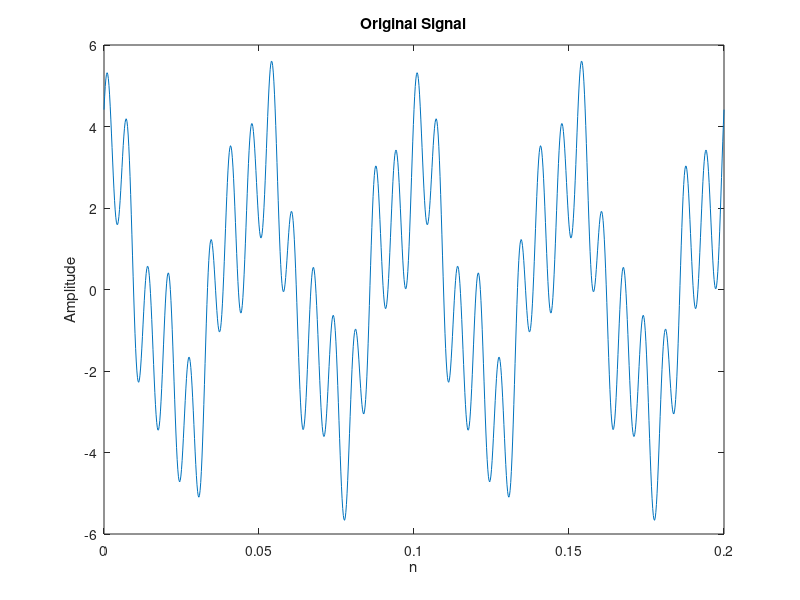
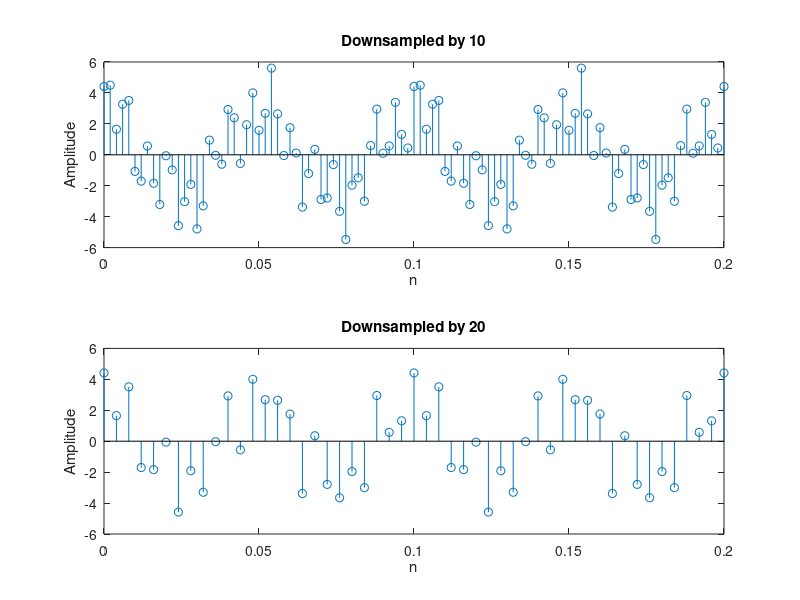
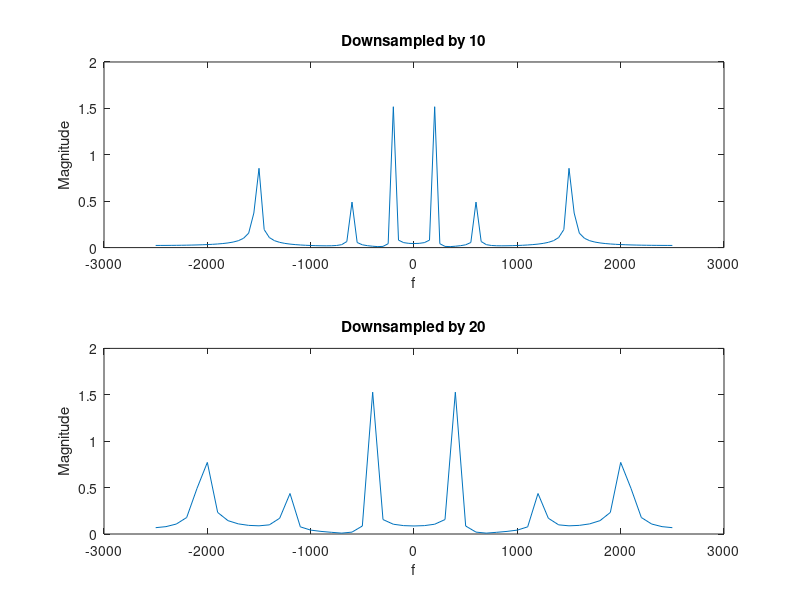
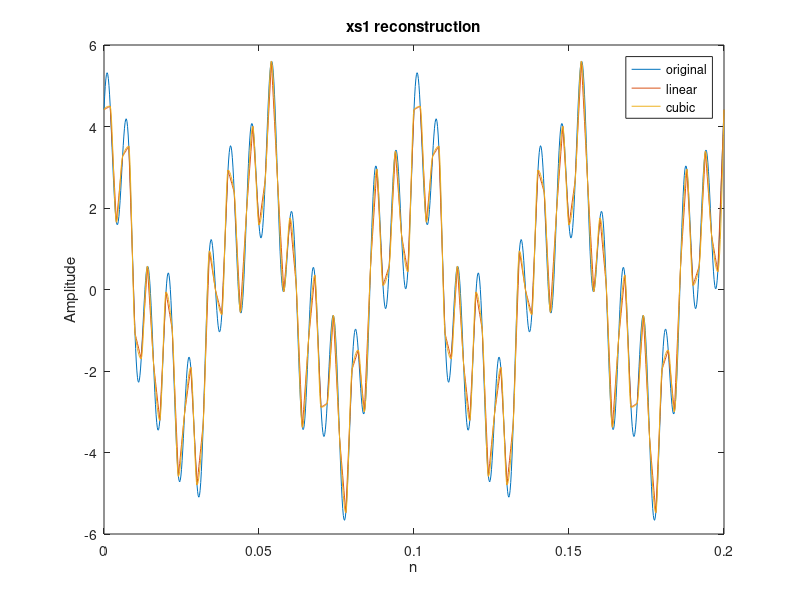

MATLAB code for these plots, in order:
clc;
clear all;
close all;
%%
Fs=5000;
n=0:1/Fs:0.2;
x= @(A,f,O) A*sin(2*pi*f*n+O);
A=[1 3 2];
f=[60 20 150];
O=[0,pi/2,pi/4];
xx=x(A(1),f(1),O(1))+x(A(2),f(2),O(2))+x(A(3),f(3),O(3));
figure;
plot(n,xx);
title('Original Signal');
xlabel('n');
ylabel('Amplitude');
%% 1.1.b
xs1=xx(1:10:end);
xs2=xx(1:20:end);
n1=n(1:10:end);
n2=n(1:20:end);
%% 1.1.c
figure;
subplot(211);
stem(n1,xs1);
title('Downsampled by 10');
xlabel('n');
ylabel('Amplitude');
subplot(212);
stem(n2,xs2);
title('Downsampled by 20');
xlabel('n');
ylabel('Amplitude');
%% 1.1.d

%1 I have decided frequency axis respect to specified signal length and using linspace I parsed the axis into equal parts for each signal

%2 To preserve Total Power of the system 

xs1_fft=abs(fftshift(fft(xs1)))/(length(xs1));
xs2_fft=abs(fftshift(fft(xs2)))/(length(xs2));
f11=linspace(-Fs/2,Fs/2,length(xs1));
f22=linspace(-Fs/2,Fs/2,length(xs2));
figure;
subplot(211);
plot(f11,xs1_fft);
title('Downsampled by 10');
xlabel('f');
ylabel('Magnitude');
subplot(212);
plot(f22,xs2_fft);
title('Downsampled by 20');
xlabel('f');
ylabel('Magnitude');
%% 1.1.e
xs1_rcl=interp1(n1,xs1,n,'linear');
xs1_rcc=interp1(n1,xs1,n,'cubic');
xs2_rcl=interp1(n2,xs2,n,'linear');
xs2_rcc=interp1(n2,xs2,n,'cubic');
figure;
plot(n,xx);
hold on;
plot(n,xs1_rcl);
hold on;
plot(n,xs1_rcc);
legend('original', 'linear' ,'cubic' );
title('xs1 reconstruction');
xlabel('n');
ylabel('Amplitude');
figure;
plot(n,xx);
hold on;
plot(n,xs2_rcl);
hold on;
plot(n,xs2_rcc);
legend('original', 'linear' ,'cubic' );
title('xs2 reconstruction');
xlabel('n');
ylabel('Amplitude');
%% 1.2.a 
Fs=5000;
n=0:1/Fs:0.2;
x2= @(A,f,O) A*sin(2*pi*f*n+O);
A1=[5 4 3 2 1];
f1=[50 60 70 80 90];
O1=[0 pi/5 2*pi/5 3*pi/5 4*pi/5];
xx2=x(A1(1),f1(1),O1(1))+x(A1(2),f1(2),O1(2))+x(A1(3),f1(3),O1(3))+x(A1(4),f1(4),O1(4))+x(A1(5),f1(5),O1(5));
figure;
plot(n,xx2);
title('Original Signal');
xlabel('n');
ylabel('Amplitude');
%% 1.2.b
a=min(xx2);
b=max(xx2);
N=[4 8];
xqn=@(x,a,b,N) floor(((x-a)/(b-a))*((2.^N)-1))*((b-a)/((2.^N)-1)) + a;
xq4=xqn(xx2,a,b,N(1));
xq8=xqn(xx2,a,b,N(2));
%% 1.2.c
figure;
subplot(211);
plot(n,xq4);
hold on;
plot(n,xx2);
hold off;
title('Quantized by 4');
xlabel('n');
ylabel('Amplitude');
legend('quantized by 4' ,'original signal');
subplot(212);
plot(n,xq8);
hold on;
plot(n,xx2);
hold off;
title('Quantized by 8');
xlabel('n');
ylabel('Amplitude');
legend('quantized by 4' ,'original signal');
%% 1.2.d
mse4=mean(((xx2-xq4).^2));
mse8=mean(((xx2-xq8).^2));
sqnr4=(mean((xx2).^2))/mse4;
sqnr8=(mean((xx2).^2))/mse8;
sqnr4dB=10*log10(sqnr4);
sqnr8dB=10*log10(sqnr8);
